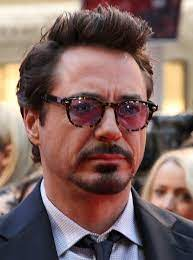
#> input picture Images/Robert Downey/Robert.jpg, 193 x 260 px, found by its file name
$ python faces_train.py
#> lines starting #> are read from the running program, lines starting #| are printed output that depends on the picture
import os
import cv2 as cv
import numpy as np

people = ['Robert Downey', 'Tom Holland', 'Chris Hemsworth']

Dir = r'C:\python\opencv\face_recognization\Images'
haar_cascade = cv.CascadeClassifier('haar_face.xml')

features = []
labels = []
def create_train():
    for person in people:
        path = os.path.join(Dir, person)
        label = people.index(person)


        for img in os.listdir(path):
            img_path = os.path.join(path, img)

            img_array = cv.imread(img_path)
#> img_array is the input picture: shape (260, 193, 3); mean B, G, R 96.1, 100.5, 126.5
            gray = cv.cvtColor(img_array, cv.COLOR_BGR2GRAY)
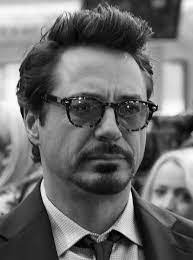
#> gray: shape (260, 193); min 0, max 254, mean 107.8

            faces_rect = haar_cascade.detectMultiScale(gray, scaleFactor=1.1, minNeighbors=4)
#> faces_rect = [[38, 60, 134, 134]]

            for (x,y,w,h) in faces_rect:
                faces_roi = gray[y:y+h, x:x+w]
                features.append(faces_roi)
                labels.append(label)
#> this loop made 1 pass
#> pass 1, in create_train, `faces_roi = gray[y:y+h, x:x+w]`:
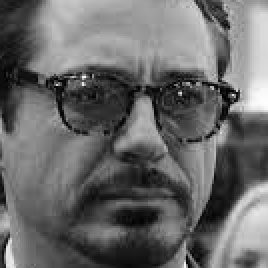
#> faces_roi: shape (134, 134) (shown 2 times larger); min 1, max 253, mean 105.2
#> after the loop, features = 1 item; labels = [0]

#> (the run stopped early here; a loop or call above may not have finished)
